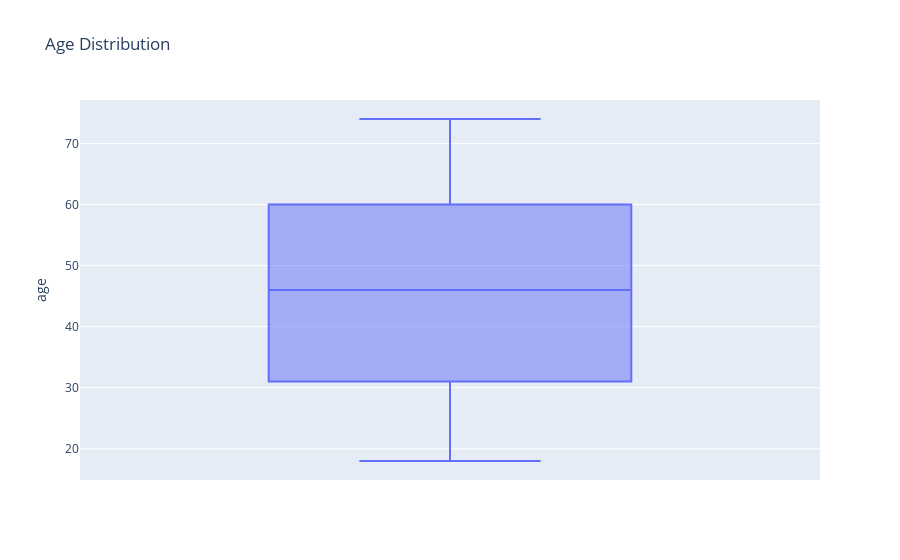

Here is the notebook cell this chart was saved with:
### Markdown cell above
## Part B

### Code cell
fig = px.box(df_customers, y='age', title='Age Distribution')
fig.show()

### Figure 1 — Plotly figure (JSON) as saved in the notebook; plotly's stock layout.template omitted (floating-point values rounded to 4 significant figures; data arrays with more than 128 entries replaced by an {"elided": "..."} marker saying what was removed)
{"data": [{"alignmentgroup": "True", "hovertemplate": "age=%{y}<extra></extra>", "legendgroup": "", "marker": {"color": "#636efa"}, "name": "", "notched": false, "offsetgroup": "", "orientation": "v", "showlegend": false, "type": "box", "x0": " ", "xaxis": "x", "y": {"elided": "2000 float values"}, "y0": " ", "yaxis": "y"}], "layout": {"boxmode": "group", "legend": {"tracegroupgap": 0}, "title": {"text": "Age Distribution"}, "xaxis": {"anchor": "y", "domain": [0, 1]}, "yaxis": {"anchor": "x", "domain": [0, 1], "title": {"text": "age"}}}}
